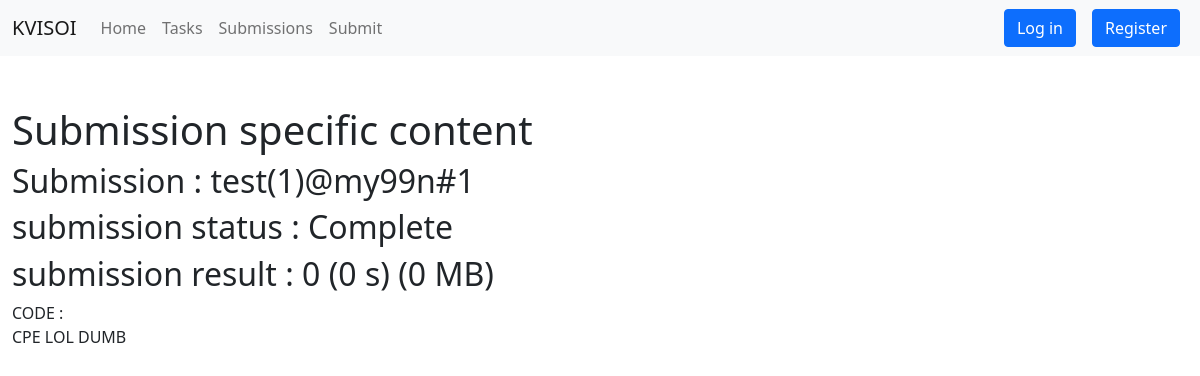
/submission/1, run on the app's committed database.
### core/models.py (models this page shows, shortened)
class Submission(models.Model):
  owner = models.ForeignKey(User, on_delete=models.CASCADE, default="")
  code = models.TextField()
  task = models.ForeignKey(Task, on_delete=models.CASCADE, default="")
  lang = models.CharField(max_length=20)
  status = models.CharField(max_length=20)
  score = models.PositiveIntegerField(default=0)
  timeUsed = models.PositiveIntegerField(default=0)
  memoryUsed = models.PositiveIntegerField(default=0)
  def __str__(self):
    return f'{self.task}@{self.owner}#{self.id}'
  @property
  def result (self):
    return f'{self.score} ({self.timeUsed} s) ({self.memoryUsed} MB)'

class Task(models.Model):
  id = models.CharField(max_length=128, primary_key=True, unique=True)
  title = models.CharField(max_length=128)
  author = models.ForeignKey(User, on_delete=models.DO_NOTHING, null=True)
  def __str__(self):
    return f'{self.title}({self.id})'

### core/views.py (the view)
# urls.py: url(r'^submission/(?P<id>[0-9]+)$', views.submission, name='core-submission'),
def submission (req, id) :
  return render(req, 'core/submission.html', {
    'submission' : Submission.objects.get(id=id)
  })

### core/templates/core/submission.html
{% extends "core/base.html" %}
{% block content %}
  <h1> Submission specific content </h1>
  <h2> Submission : {{submission}} </h2>
  <h2> submission status : {{submission.status}} </h2>
  <h2> submission result : {{submission.result}} </h2>
  CODE :
  <p>
    {{submission.code}}
  </p>
{% endblock %}

### data on the page
Submission: task+owner+id "test(1)@my99n#1", status "Complete", result "0 (0 s) (0 MB)", code "CPE LOL DUMB"
